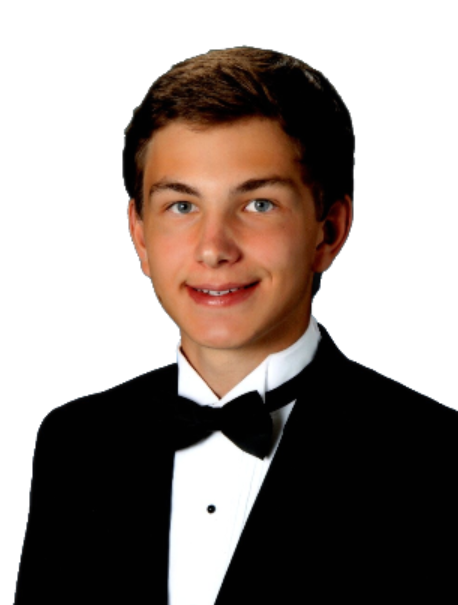
#> input picture images/BruinCardPhoto.PNG, 458 x 605 px, given in place of the camera
$ python blue_object_tracking.py
#> lines starting #> are read from the running program, lines starting #| are printed output that depends on the picture; after the words box and inside, x2 and y2 are one past the last pixel; in counts of white or black regions, pixels touching at a corner belong together
'''
Sources:
https://docs.opencv.org/4.x/df/d9d/tutorial_py_colorspaces.html
https://docs.opencv.org/4.x/dd/d49/tutorial_py_contour_features.html
https://docs.opencv.org/3.0-beta/doc/py_tutorials/py_gui/py_video_display/py_video_display.html

Changes:
I used the three sources above to create a program that converts each frame of a video to HSV,
applies a mask to find parts of the frame that are blue, and finds the largest of the contours and
draws it on the frame.
'''

import cv2 as cv
import numpy as np

cap = cv.VideoCapture(0)

# define range of blue color in HSV
lower_blue = np.array([110,50,50])
upper_blue = np.array([130,255,255])

while True:
    # Take each frame
    _, frame = cap.read()
#> frame is the input picture: shape (605, 458, 3); mean B, G, R 135.7, 140.8, 150.8

    # Convert BGR to HSV
    hsv = cv.cvtColor(frame, cv.COLOR_BGR2HSV)
#> hsv: shape (605, 458, 3); mean H, S, V 8, 33, 151.1

    # Apply thresholding
    mask = cv.inRange(hsv, lower_blue, upper_blue)
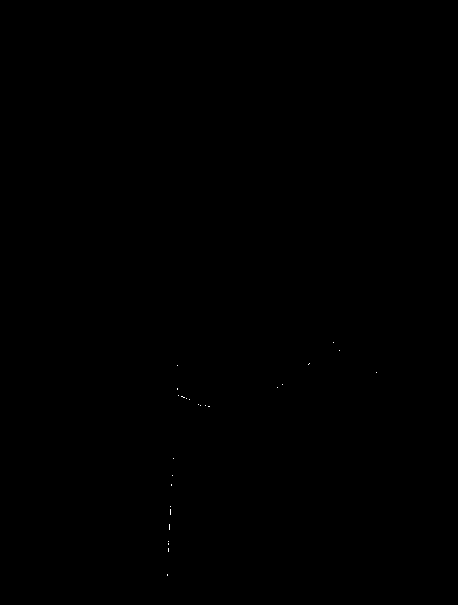
#> mask: shape (605, 458); 0.02% white in thin lines or dots, all inside (x1, y1, x2, y2) = (167, 342, 377, 576)

    # Find contours in the binary image
    contours, _ = cv.findContours(mask, cv.RETR_EXTERNAL, cv.CHAIN_APPROX_SIMPLE)
#> contours = 26 contours, all with area under 20

    # Loop through the detected contours and draw them
    if len(contours) == 0:
        continue

    max_area = 0
    max_area_cnt = contours[0]
#> max_area_cnt = [[167, 574], [167, 575]]

    for cnt in contours:
        area = cv.contourArea(cnt)
        if area > max_area:
            max_area = area
            max_area_cnt = cnt
#> this loop made 26 passes
#> cnt on passes 1 to 12: [[167, 574], [167, 575]], [[168, 548], [168, 551]], [[168, 543], [168, 544]], [[168, 541]], [[169, 524], [169, 529]], [[170, 509], [170, 514]], [[170, 506]], [[171, 484], [171, 485]], [[172, 475]], [[173, 458]], [[208, 406], [209, 406]], [[205, 405]]
#> after the loop, max_area = 0

    x, y, w, h = cv.boundingRect(max_area_cnt)
#> x = 167; y = 574; w = 1; h = 2
    cv.rectangle(frame, (x, y), (x + w, y + h), (0, 0, 255), 2)
#> frame: shape (605, 458, 3); 0.01% of pixels changed, all inside (x1, y1, x2, y2) = (166, 573, 170, 578)

    # Display the processed frame
    cv.imshow('frame', frame)

    if cv.waitKey(1) & 0xFF == ord('q'):
#> (key q is pressed here)
        break

cap.release()
cv.destroyAllWindows()

$ run again, on images/dominant_color.png
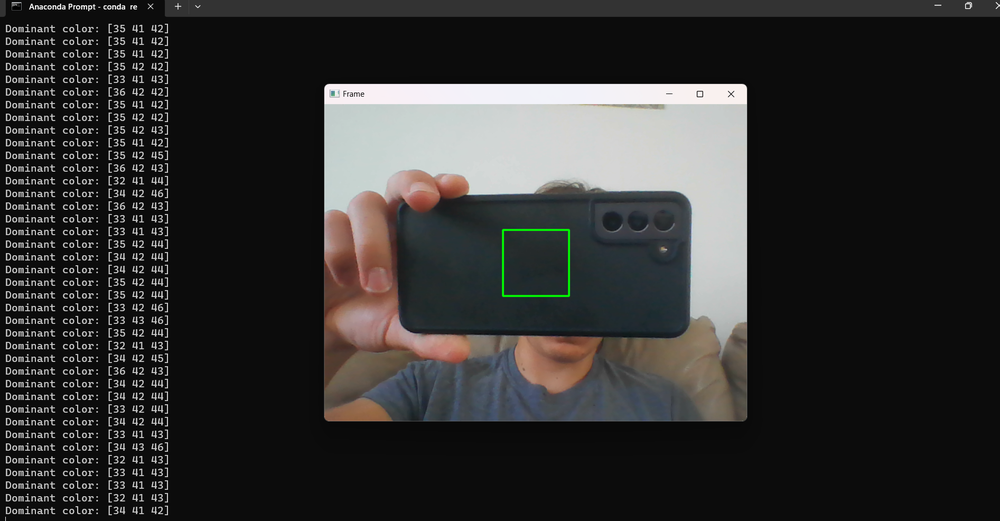
#> input picture images/dominant_color.png, 1000 x 521 px, shrunk from 1893 x 986 before the run, given in place of the camera
#> frame is the input picture: shape (521, 1000, 3); mean B, G, R 47.9, 48.6, 49.2
#> hsv: shape (521, 1000, 3); mean H, S, V 19, 12.2, 51.2
#> `mask = cv.inRange(hsv, lower_blue, upper_blue)`:
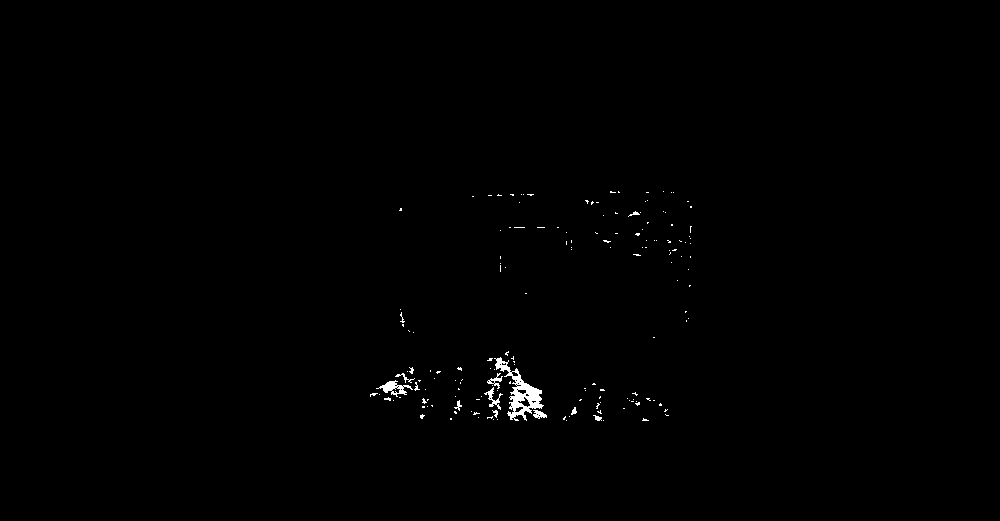
#> mask: shape (521, 1000); 0.44% white; 164 white regions (151 under 20 px)
#> contours = 164 contours, 159 with area under 20; largest, box (x1, y1, x2, y2) and area: (494, 357, 544, 421) 964, (376, 380, 413, 397) 206, (484, 387, 503, 410) 74, (533, 410, 547, 419) 59, (487, 373, 503, 389) 59
#> `max_area_cnt = contours[0]`: max_area_cnt = [[603, 420]]
#> the loop `for cnt in contours:` made 164 passes
#> (area, max_area) on passes 18, 57, 65, 80: (59, 59), (74, 74), (206, 206), (964.5, 964.5)
#> after the loop `for cnt in contours:`: max_area = 964.5; max_area_cnt = contour of 212 points, box (x1, y1, x2, y2) (494, 357, 544, 421), area 964
#> x = 494; y = 357; w = 50; h = 64
#> `cv.rectangle(frame, (x, y), (x + w, y + h), (0, 0, 255), 2)`:
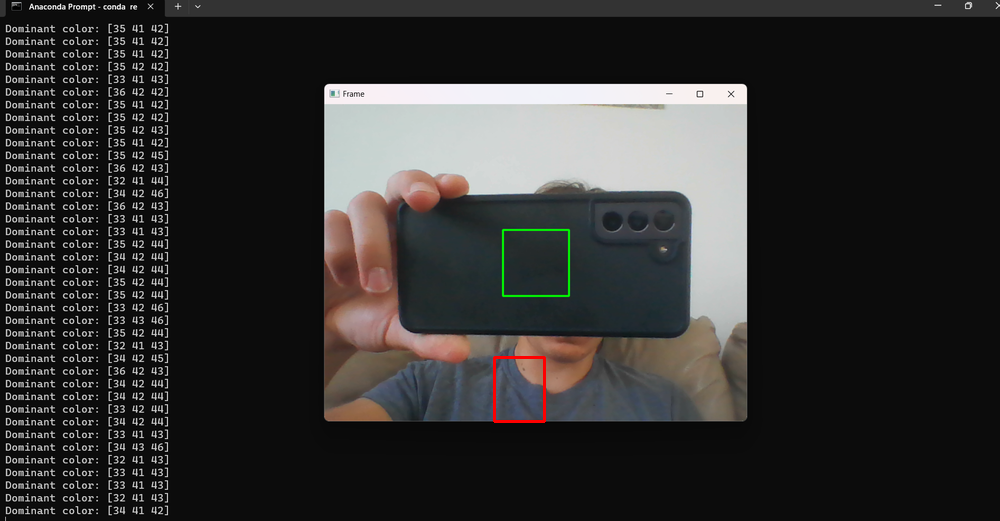
#> frame: shape (521, 1000, 3); 0.13% of pixels changed, all inside (x1, y1, x2, y2) = (493, 356, 546, 423)
